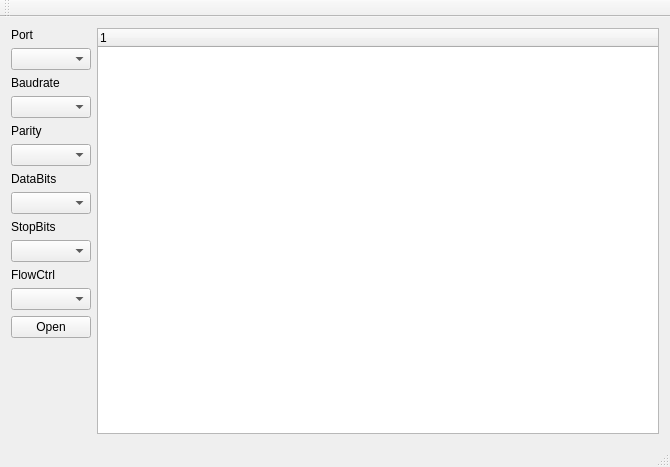
<?xml version="1.0" encoding="UTF-8"?>
<ui version="4.0">
 <class>MainWindow</class>
 <widget class="QMainWindow" name="MainWindow">
  <property name="geometry">
   <rect>
    <x>0</x>
    <y>0</y>
    <width>670</width>
    <height>467</height>
   </rect>
  </property>
  <property name="windowTitle">
   <string>MainWindow</string>
  </property>
  <widget class="QWidget" name="centralWidget">
   <layout class="QGridLayout" name="gridLayout">
    <item row="0" column="0">
     <layout class="QVBoxLayout" name="verticalLayout">
      <item>
       <widget class="QLabel" name="label">
        <property name="text">
         <string>Port</string>
        </property>
       </widget>
      </item>
      <item>
       <widget class="QComboBox" name="cbPort"/>
      </item>
      <item>
       <widget class="QLabel" name="label_2">
        <property name="text">
         <string>Baudrate</string>
        </property>
       </widget>
      </item>
      <item>
       <widget class="QComboBox" name="cbBaudRate"/>
      </item>
      <item>
       <widget class="QLabel" name="label_3">
        <property name="text">
         <string>Parity</string>
        </property>
       </widget>
      </item>
      <item>
       <widget class="QComboBox" name="cbParity"/>
      </item>
      <item>
       <widget class="QLabel" name="label_4">
        <property name="text">
         <string>DataBits</string>
        </property>
       </widget>
      </item>
      <item>
       <widget class="QComboBox" name="cbDataBits"/>
      </item>
      <item>
       <widget class="QLabel" name="label_5">
        <property name="text">
         <string>StopBits</string>
        </property>
       </widget>
      </item>
      <item>
       <widget class="QComboBox" name="cbStopBits"/>
      </item>
      <item>
       <widget class="QLabel" name="label_6">
        <property name="text">
         <string>FlowCtrl</string>
        </property>
       </widget>
      </item>
      <item>
       <widget class="QComboBox" name="cbFlowCtrl"/>
      </item>
      <item>
       <widget class="QPushButton" name="pbOpen">
        <property name="text">
         <string>Open</string>
        </property>
       </widget>
      </item>
      <item>
       <spacer name="verticalSpacer">
        <property name="orientation">
         <enum>Qt::Vertical</enum>
        </property>
        <property name="sizeHint" stdset="0">
         <size>
          <width>20</width>
          <height>40</height>
         </size>
        </property>
       </spacer>
      </item>
     </layout>
    </item>
    <item row="0" column="1">
     <widget class="QTreeWidget" name="twMonitor">
      <column>
       <property name="text">
        <string notr="true">1</string>
       </property>
      </column>
     </widget>
    </item>
   </layout>
  </widget>
  <widget class="QMenuBar" name="menuBar">
   <property name="geometry">
    <rect>
     <x>0</x>
     <y>0</y>
     <width>670</width>
     <height>21</height>
    </rect>
   </property>
  </widget>
  <widget class="QToolBar" name="mainToolBar">
   <attribute name="toolBarArea">
    <enum>TopToolBarArea</enum>
   </attribute>
   <attribute name="toolBarBreak">
    <bool>false</bool>
   </attribute>
  </widget>
  <widget class="QStatusBar" name="statusBar"/>
 </widget>
 <layoutdefault spacing="6" margin="11"/>
 <resources/>
 <connections/>
</ui>
